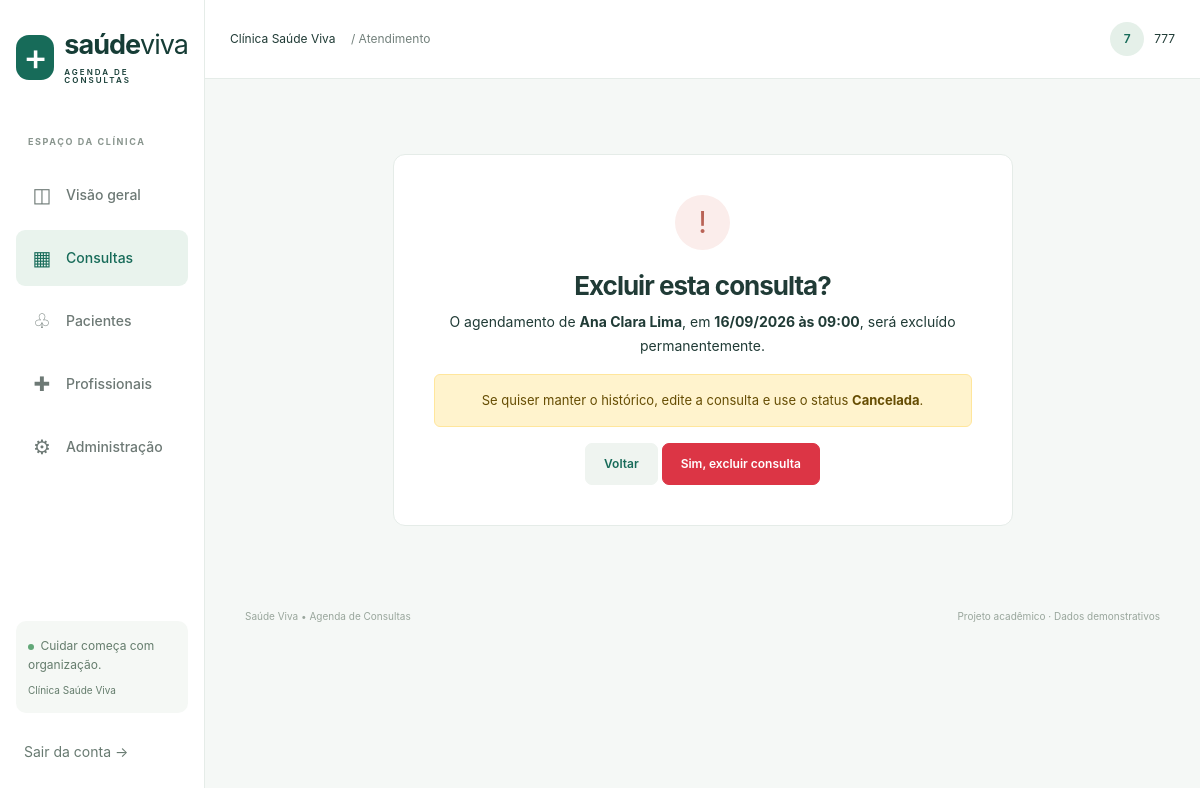
Page /consultas/1/excluir/ (signed in) on the committed database.
### consultas/models.py (models this page shows, shortened)
class Consulta(models.Model):
    class Status(models.TextChoices):
        AGENDADA = "agendada", "Agendada"
        CONFIRMADA = "confirmada", "Confirmada"
        REALIZADA = "realizada", "Realizada"
        CANCELADA = "cancelada", "Cancelada"
    paciente = models.ForeignKey(Paciente, on_delete=models.PROTECT, related_name="consultas")
    profissional = models.ForeignKey(Profissional, on_delete=models.PROTECT, related_name="consultas")
    data = models.DateField("data da consulta", db_index=True)
    inicio = models.TimeField("horário de início")
    fim = models.TimeField("horário de término")
    status = models.CharField(max_length=12, choices=Status.choices, default=Status.AGENDADA)
    observacoes = models.TextField("observações administrativas", blank=True, max_length=1000, help_text="Use apenas informações do agendamento, sem prontuário clínico.")
    criado_em = models.DateTimeField(auto_now_add=True)
    atualizado_em = models.DateTimeField(auto_now=True)
    class Meta:
        ordering = ["data", "inicio", "pk"]
        verbose_name_plural = "consultas"
        constraints = [models.CheckConstraint(condition=Q(fim__gt=F("inicio")), name="consulta_fim_apos_inicio")]

class Paciente(models.Model):
    nome = models.CharField("nome completo", max_length=120)
    nascimento = models.DateField("data de nascimento")
    telefone = models.CharField(max_length=20, validators=[RegexValidator(r"^[0-9()+ \-]{10,20}$", "Informe um telefone válido com DDD.")])
    email = models.EmailField("e-mail", blank=True)
    class Meta:
        ordering = ["nome"]

### consultas/views.py (the view)
# urls.py: path("consultas/<int:pk>/excluir/", views.excluir, name="excluir"),
@funcionario
def excluir(request, pk):
    consulta = get_object_or_404(Consulta, pk=pk)
    if request.method == "POST":
        consulta.delete()
        messages.success(request, "Consulta excluída com sucesso.")
        return redirect("lista")
    return render(request, "consultas/excluir.html", {"consulta": consulta})

### consultas/views.py (called while the page is built)
def funcionario(view):
    @login_required
    @wraps(view)
    def wrapper(request, *args, **kwargs):
        if not request.user.is_staff:
            raise PermissionDenied
        return view(request, *args, **kwargs)
    return wrapper

### templates/consultas/excluir.html
{% extends 'base.html' %}{% block title %}Excluir consulta{% endblock %}{% block content %}<section class="panel confirmation"><span class="warning-icon">!</span><h1>Excluir esta consulta?</h1><p>O agendamento de <strong>{{ consulta.paciente.nome }}</strong>, em <strong>{{ consulta.data|date:"d/m/Y" }} às {{ consulta.inicio|time:"H:i" }}</strong>, será excluído permanentemente.</p><div class="alert alert-warning">Se quiser manter o histórico, edite a consulta e use o status <strong>Cancelada</strong>.</div><form method="post">{% csrf_token %}<a class="btn btn-light" href="{% url 'detalhe' consulta.pk %}">Voltar</a> <button class="btn btn-danger" type="submit">Sim, excluir consulta</button></form></section>{% endblock %}

### templates/base.html (shortened to what this page needs)
{% load static %}<!doctype html>
<html lang="pt-BR"><head><link rel="stylesheet" href="{% static 'vendor/bootstrap.min.css' %}"><link rel="stylesheet" href="{% static 'css/style.css' %}"></head>
<body><a class="skip-link" href="#conteudo">Pular para o conteúdo</a>
{% if user.is_authenticated %}<aside class="sidebar"><a class="brand" href="{% url 'painel' %}"><span class="brand-icon">+</span><span>saúde<span class="brand-light">viva</span><small>AGENDA DE CONSULTAS</small></span></a><div class="nav-caption">ESPAÇO DA CLÍNICA</div><nav aria-label="Menu principal">
<a class="{% if request.resolver_match.url_name == 'painel' %}active{% endif %}" href="{% url 'painel' %}"><span>◫</span> Visão geral</a>
<a class="{% if 'consulta' in request.path %}active{% endif %}" href="{% url 'lista' %}"><span>▦</span> Consultas</a>
<a class="{% if 'pacientes' in request.path %}active{% endif %}" href="{% url 'pacientes' %}"><span>♧</span> Pacientes</a>
<a class="{% if 'profissionais' in request.path %}active{% endif %}" href="{% url 'profissionais' %}"><span>✚</span> Profissionais</a>
<a href="{% url 'admin:index' %}"><span>⚙</span> Administração</a></nav><div class="sidebar-bottom"><div class="clinic-note"><span class="live-dot"></span> Cuidar começa com organização.<small>Clínica Saúde Viva</small></div><form action="{% url 'logout' %}" method="post">{% csrf_token %}<button class="logout" type="submit">Sair da conta →</button></form></div></aside>
<div class="workspace"><header class="topbar"><span>Clínica Saúde Viva <span class="muted">/ Atendimento</span></span><span class="account"><span class="avatar">{{ user.username|first|upper }}</span>{{ user.first_name|default:user.username }}</span></header>
{% endif %}<main id="conteudo" class="{% if user.is_authenticated %}main-content{% else %}login-main{% endif %}">{% for message in messages %}<div class="alert alert-{{ message.tags|default:'info' }}" role="status">{{ message }}</div>{% endfor %}{% block content %}{% endblock %}</main>{% if user.is_authenticated %}<footer class="footer">Saúde Viva • Agenda de Consultas <span>Projeto acadêmico · Dados demonstrativos</span></footer></div>{% endif %}
<script src="{% static 'vendor/bootstrap.bundle.min.js' %}"></script></body></html>

### static/css/style.css (style rules this page uses)
:root { --green:#176b59;--dark:#163d36;--ink:#203b36;--muted:#73817c;--line:#e5ece8;--paper:#f5f8f6;--bs-primary:#176b59 }
* { box-sizing:border-box }
body { margin:0;background:var(--paper);color:var(--ink);font-family:Inter,"Segoe UI",Arial,sans-serif;font-size:14px }
a { color:var(--green);text-decoration:none }
button,input,select,textarea { font:inherit }
h1,h2,h3,p { margin-top:0 }
h1 { font-size:32px;font-weight:650;letter-spacing:-1px;margin-bottom:9px }
small { font-size:12px }
p { line-height:1.7 }
.muted { color:var(--muted) }
.sidebar { position:fixed;width:238px;inset:0 auto 0 0;background:#fff;border-right:1px solid var(--line);padding:36px 22px;display:flex;flex-direction:column;z-index:5 }
.brand { display:flex;gap:10px;align-items:center;font-size:27px;font-weight:750;letter-spacing:-1px;color:var(--dark);line-height:1.1 }
.brand-light { font-weight:400 }
.brand small { display:block;font-size:8px;letter-spacing:2px;font-weight:600;margin-top:8px }
.brand-icon { display:grid;place-items:center;width:42px;height:45px;border-radius:13px;background:var(--green);color:white;font-size:37px;font-weight:500 }
.nav-caption { font-size:9px;color:#89958e;letter-spacing:1.6px;font-weight:700;margin:50px 12px 18px }
.sidebar nav { display:grid;gap:7px }
.sidebar nav a { padding:13px 15px;border-radius:9px;color:#6d7975;display:flex;gap:13px;align-items:center;font-weight:550 }
.sidebar nav a span { font-size:20px;width:22px;text-align:center }
.sidebar nav a.active { background:#e9f3ed;color:var(--green) }
.sidebar-bottom { margin-top:auto }
.clinic-note { font-size:12px;line-height:1.6;background:#f5f8f5;padding:15px 12px;border-radius:10px;color:#657d6d }
.clinic-note small { display:block;margin-top:8px;font-size:10px }
.live-dot { display:inline-block;width:6px;height:6px;border-radius:50%;background:#61a777;margin-right:3px }
.logout { border:0;background:none;color:#687a71;margin-top:20px;padding:8px }
.workspace { margin-left:238px }
.topbar { height:79px;background:#fff;border-bottom:1px solid var(--line);padding:0 40px;display:flex;justify-content:space-between;align-items:center;font-size:12px }
.topbar .muted { margin-left:12px }
.account { display:flex;align-items:center;gap:10px }
.avatar { width:34px;height:34px;background:#e5f0e9;color:var(--green);border-radius:50%;display:inline-grid;place-items:center;font-weight:600;flex-shrink:0 }
.main-content { max-width:1530px;padding:36px 40px 20px;margin:auto }
.btn { border-radius:7px;font-size:12px;padding:11px 18px;font-weight:600;white-space:nowrap }
.btn-light { background:#eff4f0;border-color:#eff4f0;color:var(--green) }
.panel { background:#fff;border:1px solid var(--line);border-radius:12px;overflow:hidden;margin-bottom:24px }
.footer { display:flex;justify-content:space-between;padding:8px 40px 25px;font-size:10px;color:#99a69c }
.confirmation { max-width:620px;padding:40px;margin:45px auto;text-align:center }
.confirmation h1 { font-size:26px }
.warning-icon { display:inline-grid;place-items:center;width:55px;height:55px;background:#fbedeb;color:#b96356;border-radius:50%;font-size:30px;margin-bottom:20px }
.alert { font-size:13px }
@media (max-width:1200px) { .sidebar { width:205px;padding:30px 16px } }
@media (max-width:1200px) { .workspace { margin-left:205px } }
@media (max-width:1200px) { .main-content { padding:30px 25px } }
@media (max-width:1200px) { .topbar { padding:0 25px } }

### rows in the picture
Consulta: paciente.nome "Ana Clara Lima", data "16/09/2026", inicio "09:00"

### other values in the picture
{{ user.username|first|upper }} "7"
{{ user.first_name|default:user.username }} "777"
